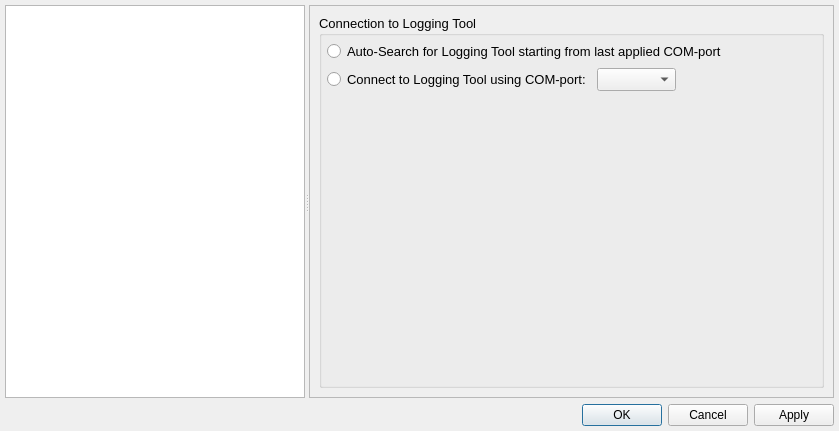
<?xml version="1.0" encoding="UTF-8"?>
<ui version="4.0">
 <class>SettingsDialog</class>
 <widget class="QDialog" name="SettingsDialog">
  <property name="geometry">
   <rect>
    <x>0</x>
    <y>0</y>
    <width>839</width>
    <height>431</height>
   </rect>
  </property>
  <property name="windowTitle">
   <string>Application Settings</string>
  </property>
  <layout class="QGridLayout" name="gridLayout">
   <property name="leftMargin">
    <number>5</number>
   </property>
   <property name="topMargin">
    <number>5</number>
   </property>
   <property name="rightMargin">
    <number>5</number>
   </property>
   <property name="bottomMargin">
    <number>5</number>
   </property>
   <item row="0" column="0">
    <widget class="QSplitter" name="splitter">
     <property name="orientation">
      <enum>Qt::Horizontal</enum>
     </property>
     <widget class="QTreeWidget" name="treeWidget">
      <property name="sizePolicy">
       <sizepolicy hsizetype="Preferred" vsizetype="Expanding">
        <horstretch>0</horstretch>
        <verstretch>0</verstretch>
       </sizepolicy>
      </property>
      <property name="maximumSize">
       <size>
        <width>300</width>
        <height>16777215</height>
       </size>
      </property>
      <attribute name="headerVisible">
       <bool>false</bool>
      </attribute>
      <column>
       <property name="text">
        <string notr="true">1</string>
       </property>
      </column>
     </widget>
     <widget class="QScrollArea" name="scrollArea">
      <property name="sizePolicy">
       <sizepolicy hsizetype="Expanding" vsizetype="Expanding">
        <horstretch>0</horstretch>
        <verstretch>0</verstretch>
       </sizepolicy>
      </property>
      <property name="widgetResizable">
       <bool>true</bool>
      </property>
      <widget class="QWidget" name="scrollAreaWidgetContents">
       <property name="geometry">
        <rect>
         <x>0</x>
         <y>0</y>
         <width>522</width>
         <height>390</height>
        </rect>
       </property>
       <layout class="QGridLayout" name="gridLayout_5">
        <item row="0" column="0">
         <widget class="QGroupBox" name="gbxConnect">
          <property name="font">
           <font>
            <pointsize>10</pointsize>
           </font>
          </property>
          <property name="title">
           <string>Connection to Logging Tool</string>
          </property>
          <layout class="QGridLayout" name="gridLayout_2">
           <property name="leftMargin">
            <number>5</number>
           </property>
           <property name="topMargin">
            <number>5</number>
           </property>
           <property name="rightMargin">
            <number>5</number>
           </property>
           <property name="bottomMargin">
            <number>5</number>
           </property>
           <item row="0" column="0">
            <widget class="QRadioButton" name="rbtAutoSearch">
             <property name="text">
              <string>Auto-Search for Logging Tool starting from last applied COM-port</string>
             </property>
            </widget>
           </item>
           <item row="1" column="0">
            <layout class="QHBoxLayout" name="horizontalLayout">
             <item>
              <widget class="QRadioButton" name="rbtManualSearch">
               <property name="sizePolicy">
                <sizepolicy hsizetype="Minimum" vsizetype="Fixed">
                 <horstretch>0</horstretch>
                 <verstretch>0</verstretch>
                </sizepolicy>
               </property>
               <property name="text">
                <string>Connect to Logging Tool using COM-port:</string>
               </property>
              </widget>
             </item>
             <item>
              <widget class="QComboBox" name="comboBox"/>
             </item>
             <item>
              <spacer name="horizontalSpacer">
               <property name="orientation">
                <enum>Qt::Horizontal</enum>
               </property>
               <property name="sizeHint" stdset="0">
                <size>
                 <width>40</width>
                 <height>20</height>
                </size>
               </property>
              </spacer>
             </item>
            </layout>
           </item>
           <item row="2" column="0">
            <spacer name="verticalSpacer">
             <property name="orientation">
              <enum>Qt::Vertical</enum>
             </property>
             <property name="sizeHint" stdset="0">
              <size>
               <width>20</width>
               <height>285</height>
              </size>
             </property>
            </spacer>
           </item>
          </layout>
         </widget>
        </item>
       </layout>
      </widget>
     </widget>
    </widget>
   </item>
   <item row="1" column="0">
    <widget class="QDialogButtonBox" name="buttonBox">
     <property name="orientation">
      <enum>Qt::Horizontal</enum>
     </property>
     <property name="standardButtons">
      <set>QDialogButtonBox::Apply|QDialogButtonBox::Cancel|QDialogButtonBox::Ok</set>
     </property>
    </widget>
   </item>
  </layout>
 </widget>
 <resources/>
 <connections>
  <connection>
   <sender>buttonBox</sender>
   <signal>accepted()</signal>
   <receiver>SettingsDialog</receiver>
   <slot>accept()</slot>
   <hints>
    <hint type="sourcelabel">
     <x>248</x>
     <y>254</y>
    </hint>
    <hint type="destinationlabel">
     <x>157</x>
     <y>274</y>
    </hint>
   </hints>
  </connection>
  <connection>
   <sender>buttonBox</sender>
   <signal>rejected()</signal>
   <receiver>SettingsDialog</receiver>
   <slot>reject()</slot>
   <hints>
    <hint type="sourcelabel">
     <x>316</x>
     <y>260</y>
    </hint>
    <hint type="destinationlabel">
     <x>286</x>
     <y>274</y>
    </hint>
   </hints>
  </connection>
 </connections>
</ui>
